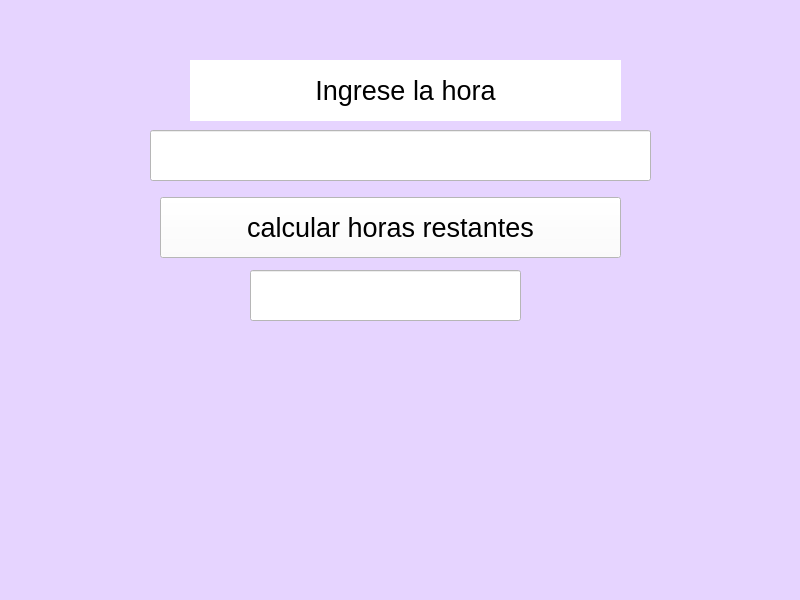
<?xml version="1.0" encoding="UTF-8"?>
<ui version="4.0">
 <class>MainWindow</class>
 <widget class="QMainWindow" name="MainWindow">
  <property name="geometry">
   <rect>
    <x>0</x>
    <y>0</y>
    <width>800</width>
    <height>600</height>
   </rect>
  </property>
  <property name="windowTitle">
   <string>MainWindow</string>
  </property>
  <property name="styleSheet">
   <string notr="true">background-color: rgb(230, 212, 255);</string>
  </property>
  <widget class="QWidget" name="centralwidget">
   <widget class="QLineEdit" name="txt_hora">
    <property name="geometry">
     <rect>
      <x>150</x>
      <y>130</y>
      <width>501</width>
      <height>51</height>
     </rect>
    </property>
    <property name="font">
     <font>
      <pointsize>18</pointsize>
     </font>
    </property>
    <property name="styleSheet">
     <string notr="true">background-color: rgb(255, 255, 255);</string>
    </property>
    <property name="alignment">
     <set>Qt::AlignCenter</set>
    </property>
   </widget>
   <widget class="QPushButton" name="btn_calcular">
    <property name="geometry">
     <rect>
      <x>160</x>
      <y>197</y>
      <width>461</width>
      <height>61</height>
     </rect>
    </property>
    <property name="font">
     <font>
      <pointsize>20</pointsize>
     </font>
    </property>
    <property name="styleSheet">
     <string notr="true">background-color: rgb(255, 255, 255);
border-color: rgb(0, 0, 0);</string>
    </property>
    <property name="text">
     <string>calcular horas restantes</string>
    </property>
   </widget>
   <widget class="QLineEdit" name="txt_res">
    <property name="geometry">
     <rect>
      <x>250</x>
      <y>270</y>
      <width>271</width>
      <height>51</height>
     </rect>
    </property>
    <property name="font">
     <font>
      <pointsize>30</pointsize>
     </font>
    </property>
    <property name="styleSheet">
     <string notr="true">background-color: rgb(255, 255, 255);</string>
    </property>
    <property name="alignment">
     <set>Qt::AlignCenter</set>
    </property>
   </widget>
   <widget class="QLabel" name="label">
    <property name="geometry">
     <rect>
      <x>190</x>
      <y>60</y>
      <width>431</width>
      <height>61</height>
     </rect>
    </property>
    <property name="font">
     <font>
      <pointsize>20</pointsize>
     </font>
    </property>
    <property name="styleSheet">
     <string notr="true">background-color: rgb(255, 255, 255);</string>
    </property>
    <property name="text">
     <string>Ingrese la hora</string>
    </property>
    <property name="alignment">
     <set>Qt::AlignCenter</set>
    </property>
   </widget>
  </widget>
  <widget class="QMenuBar" name="menubar">
   <property name="geometry">
    <rect>
     <x>0</x>
     <y>0</y>
     <width>800</width>
     <height>26</height>
    </rect>
   </property>
  </widget>
  <widget class="QStatusBar" name="statusbar"/>
 </widget>
 <resources/>
 <connections/>
</ui>
